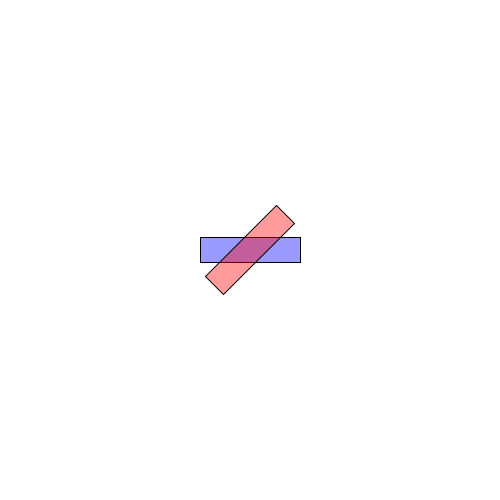
Frame 1 (no input)
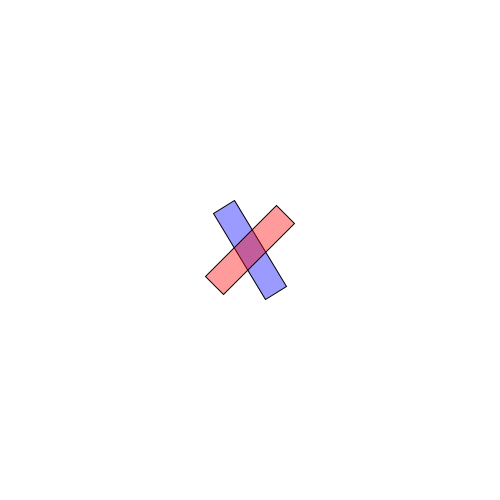
Frame 60 (the mouse pressed at the canvas centre just before this capture)
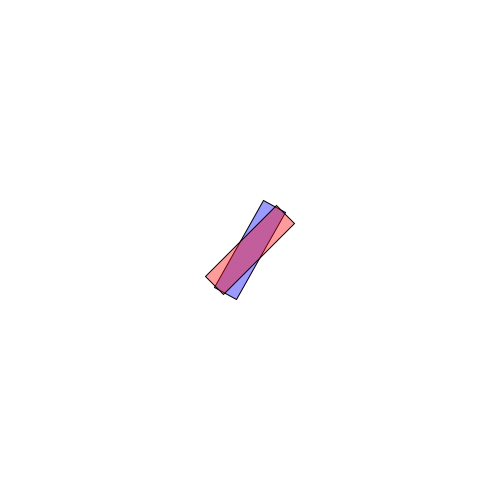
Frame 120 (the mouse held since frame 60 and released just before this capture)

The Processing sketch that drew these frames (run headless with seeded random() and noise(); from frame 60 on, the mouse is pressed at the canvas centre):

// Processing sketch: CRCP6310_Rotation_Animation
// ── CRCP6310_Rotation_Animation.pde
float angle;

void setup() {
  size(500, 500);
  angle = 0;
}

void draw() {
  background(255);
  rectMode(CENTER);
  translate(250, 250);

  // blue
  pushMatrix();
  rotate(radians(angle));
  fill(0, 0, 255, 100);
  rect(0, 0, 100, 25);
  popMatrix();

  // red
  rotate(radians(-45));
  fill(255, 0, 0, 100);
  rect(0, 0, 100, 25);
  
  angle = angle + 1;
}

void mousePressed() {
  println("(" + mouseX + ", " + mouseY + ")");
}
